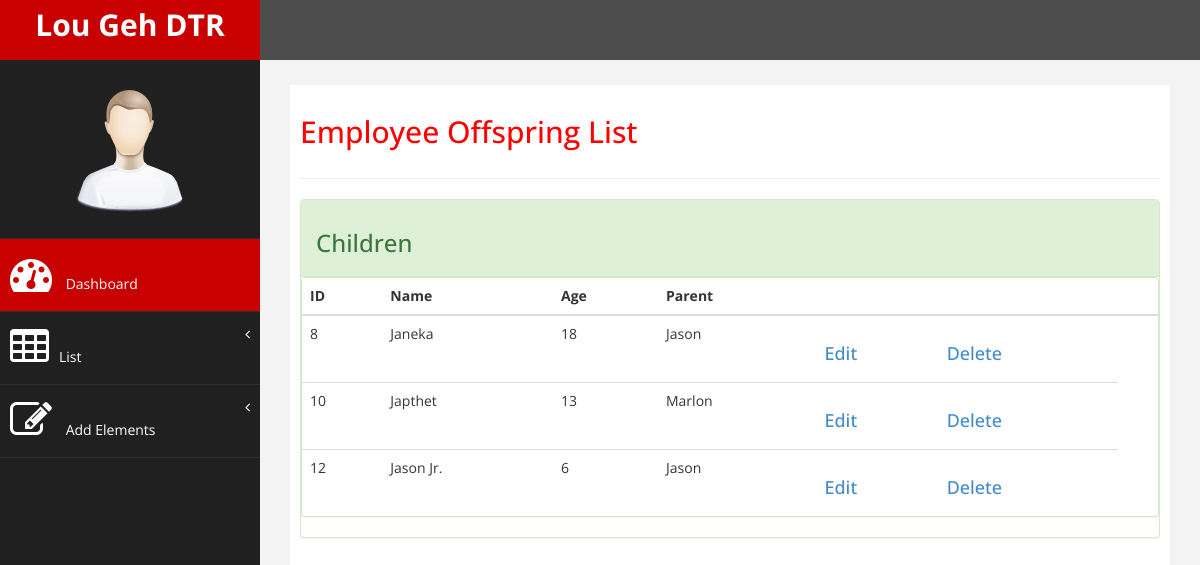
/DTR/index.php?p=listchildren, run on the app's committed database.
### tables this page shows
CREATE TABLE `children` (
  `child_no` bigint(20) UNSIGNED NOT NULL,
  `name` text NOT NULL,
  `age` int(3) NOT NULL,
  `sid` varchar(10) NOT NULL
);

CREATE TABLE `employees` (
  `sid` varchar(10) NOT NULL,
  `name` text,
  `salary` int(20) NOT NULL,
  `phone` int(11) DEFAULT NULL,
  `dept_no` int(99) NOT NULL
);

### DTR/listchildren.php (the view)
                    <?php include "connect.php";
                  $firstquery=$con->query("SELECT * FROM children;");
                    ?>
                    <div class="row">
<div class="col-md-12">
     <h2>Employee Offspring List</h2>
    </div>
</div>
 <hr />
                    <div class="panel panel-success">
                    <div class="panel-heading">
                        <h3>Children</h3>
                    </div>
                    <div class="panel panel-success">
                        <div class="table-responsive">
                            <table class="table" id="dataTables-example">
                                <thead>
                                    <tr>
                                        <th>ID</th>
                                        <th>Name</th>
                                        <th>Age</th>
                                        <th>Parent</th>
                                        <th></th>
                                        <th></th>
                                        <th></th>
                                    </tr>
                                </thead>
                                <tbody>
                                    <?php
                                    while($row = $firstquery->fetch_assoc()) {
                                        ?>
                                    <tr >
                                        <td><?php echo $row['child_no']; ?></td>
                                        <td><?php echo $row['name']; ?></td>
                                        <td><?php echo $row['age']; ?></td>
                                        <td><?php
                                        $parent = $con->query("SELECT name FROM employees where sid=$row[sid]");
                                       while ( $name = $parent->fetch_assoc()) {
                                        echo $name['name']; }?></td>
                                        <td> <a href="#"> <h4><?php echo "Edit"; ?> </h4></a></td>
                                       <td> <a href="a.php?action=delchild&id=<?php echo $row['child_no']?>" onclick="return confirm('Are you sure you want to delete this item?');"> <h4><?php echo "Delete"; ?> </h4></a></td>
                                    </tr>
                                    <?php } ?>
                                </tbody>
                            </table>
                        </div>
                    </div>
                </div>

### DTR/assets/css/custom.css (style rules this page uses)
body { font-family: 'Open Sans', sans-serif; }
h2 { color: #f00; }
h4 { padding-top:10px; }

### data on the page
children: child_no "8", name "Janeka", age "18"
employees: name "Jason"
children: child_no "10", name "Japthet", age "13"
employees: name "Marlon"
children: child_no "12", name "Jason Jr.", age "6"
